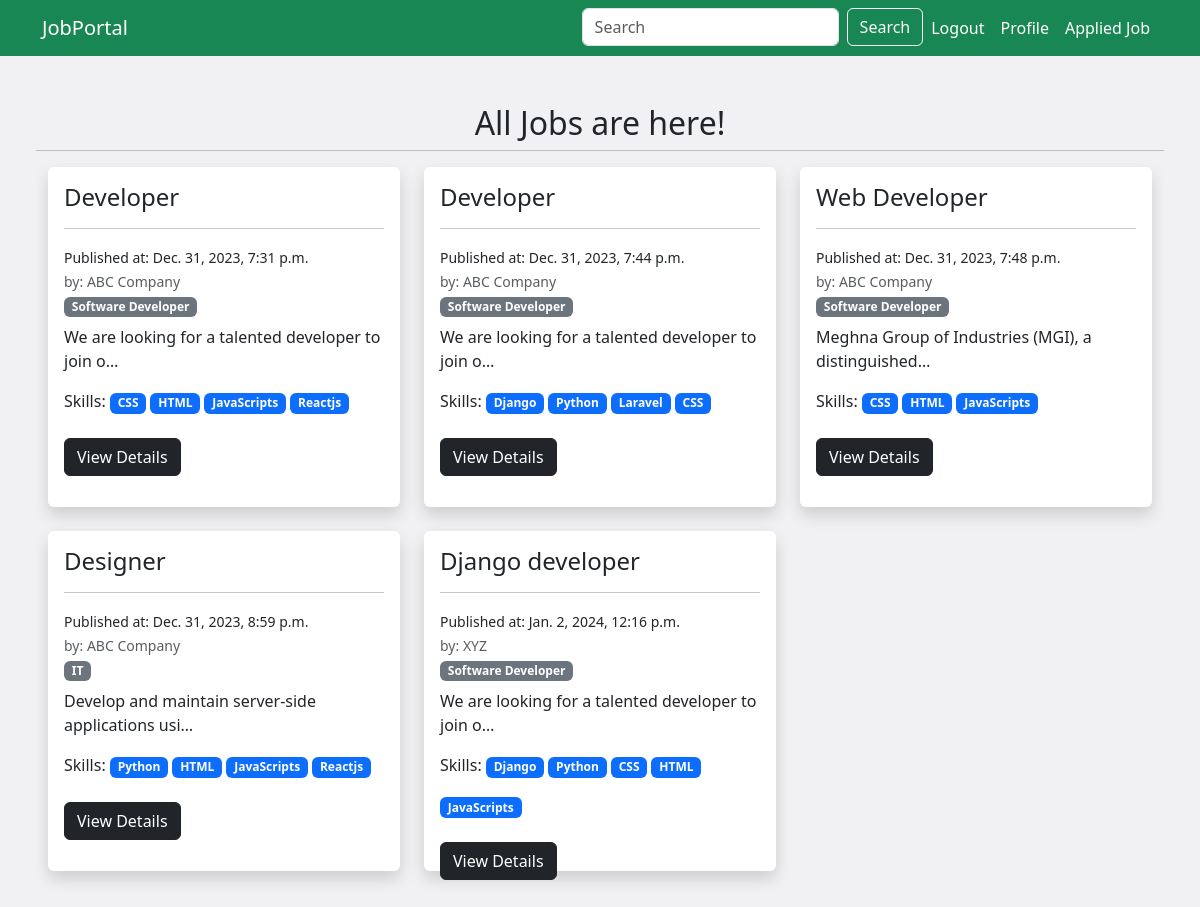
The app's page / (signed in) with its own data.
### app/models.py (models this page shows, shortened)
class JobPost(models.Model):
    recruiter = models.ForeignKey(CustomUser, on_delete=models.CASCADE)
    title = models.CharField(max_length=255)
    openings = models.PositiveIntegerField()
    category = models.ForeignKey(Category, on_delete=models.CASCADE)
    description = models.TextField()
    skill_set = models.ManyToManyField(Skills)
    posted_at = models.DateTimeField(auto_now_add=True)
    updated_at = models.DateTimeField(auto_now=True)

class CustomUser(AbstractUser):
    user_type = models.CharField(max_length=100)
    first_name = models.CharField(max_length=100)
    last_name = models.CharField(max_length=100)

class Recruiter_Profile(models.Model):
    user_profile = models.OneToOneField(CustomUser,on_delete=models.CASCADE)
    company_name = models.CharField(max_length = 100)
    address = models.TextField()
    profile_image = models.ImageField(upload_to="img", null=True, blank=True)

class Category(models.Model):
    title = models.CharField(max_length=100, unique=True)
    def __str__(self):
        return self.title

class Skills(models.Model):
    title = models.CharField(max_length=100, unique=True)

### app/views.py (the view)
# urls.py: path('', views.job_list, name="job_list"),
@login_required(login_url='login')
def job_list(request):
    job = JobPost.objects.all()
    return render(request,"joblist.html",{'job':job})

### app/templates/joblist.html
{% extends "base.html" %}
{% block content %}
<div class="row p-5">
    <h2 class="text-center">All Jobs are here!</h2>
    <hr>
    {% for job in job %}
        <div class="col-lg-4 mb-4">
            <div class="card border-0 shadow" style="height: 340px;">
                <div class="card-body">
                    <h4 class="card-title">{{ job.title }}</h4>
                    <hr>
                    <small>Published at: {{job.posted_at}}</small><br>
                    <small class='text-muted'>by: {{job.recruiter.recruiter_profile.company_name}}</small>
                    <br>
                    <span class="badge bg-secondary">{{job.category}}</span>
                    <p class="card-text mt-2">{{ job.description |truncatechars:50 }}</p>
                    <div class="skills-badges">Skills:
                    {% for skill in job.skill_set.all %}
                    <p class="badge bg-primary">{{ skill.title }}</p>
                    {% endfor %}
                    </div>
                    <a href="{% url 'job_details' id=job.id %}" class="btn btn-dark mt-2">View Details</a>
                </div>
            </div>
        </div>
    {% endfor %}
</div>
{% endblock content %}

### records on screen
JobPost: title "Developer", posted_at "Dec. 31, 2023, 7:31 p.m.", recruiter.recruiter_profile.company_name "ABC Company", category "Software Developer", description "We are looking for a talented developer to join o…"
Skills: title "CSS"
Skills: title "HTML"
Skills: title "JavaScripts"
Skills: title "Reactjs"
JobPost: title "Developer", posted_at "Dec. 31, 2023, 7:44 p.m.", recruiter.recruiter_profile.company_name "ABC Company", category "Software Developer", description "We are looking for a talented developer to join o…"
Skills: title "Django"
Skills: title "Python"
Skills: title "Laravel"
JobPost: title "Web Developer", posted_at "Dec. 31, 2023, 7:48 p.m.", recruiter.recruiter_profile.company_name "ABC Company", category "Software Developer", description "Meghna Group of Industries (MGI), a distinguished…"
JobPost: title "Designer", posted_at "Dec. 31, 2023, 8:59 p.m.", recruiter.recruiter_profile.company_name "ABC Company", category "IT", description "Develop and maintain server-side applications usi…"
JobPost: title "Django developer", posted_at "Jan. 2, 2024, 12:16 p.m.", recruiter.recruiter_profile.company_name "XYZ", category "Software Developer", description "We are looking for a talented developer to join o…"
